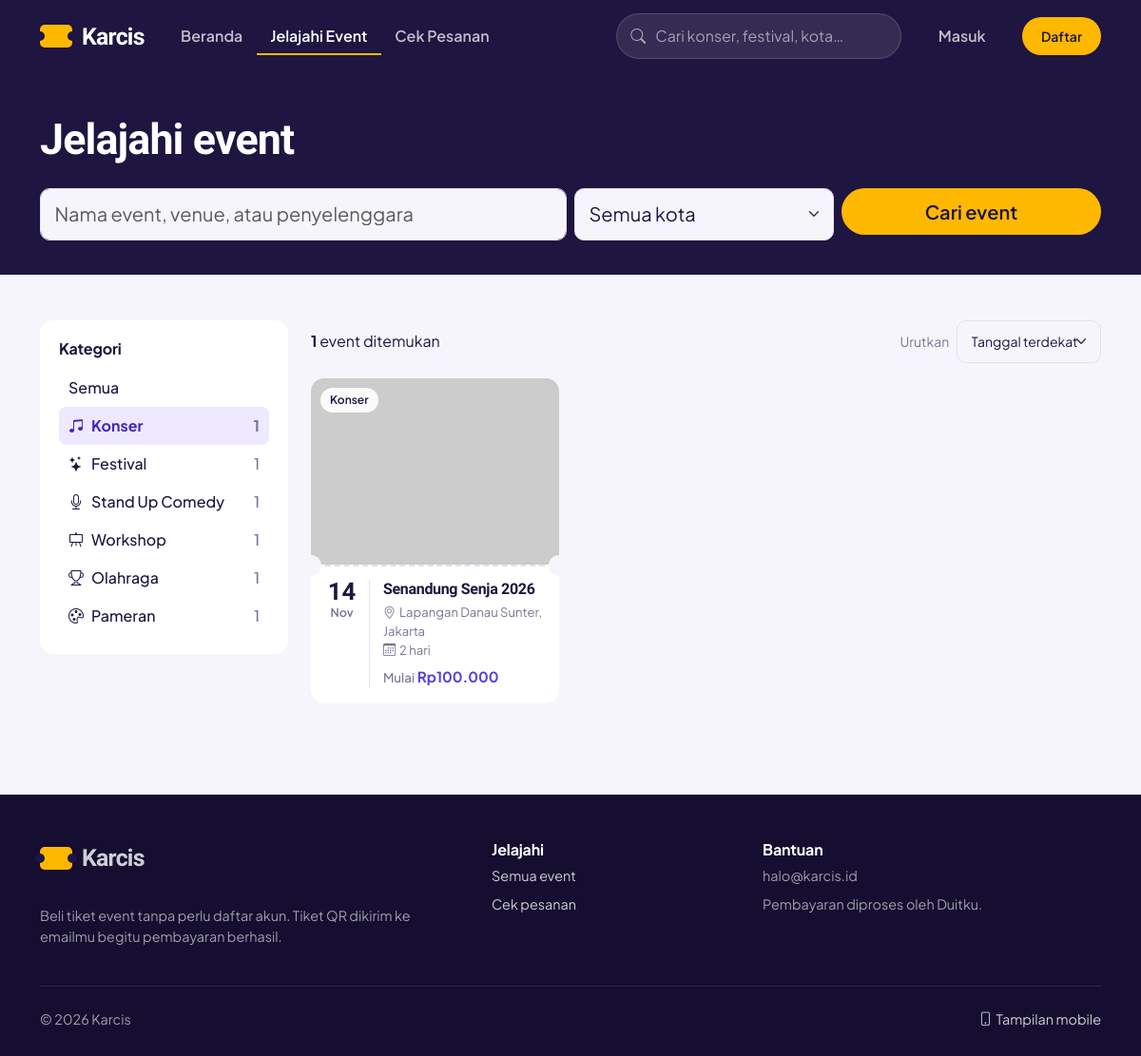
/explore?kategori=konser, run on the app's committed database.
### tables this page shows
CREATE TABLE categories (
  id INT UNSIGNED AUTO_INCREMENT PRIMARY KEY,
  name VARCHAR(80) NOT NULL,
  slug VARCHAR(90) NOT NULL UNIQUE,
  icon VARCHAR(40) NOT NULL DEFAULT 'bi-ticket-perforated'
);

CREATE TABLE events (
  id INT UNSIGNED AUTO_INCREMENT PRIMARY KEY,
  category_id INT UNSIGNED NOT NULL,
  title VARCHAR(160) NOT NULL,
  slug VARCHAR(180) NOT NULL UNIQUE,
  event_type VARCHAR(60) NOT NULL COMMENT 'Konser, Festival, Workshop, dsb',
  organizer VARCHAR(120) NOT NULL,
  short_desc VARCHAR(255) NOT NULL,
  description TEXT NOT NULL,
  banner VARCHAR(255) NOT NULL,
  thumbnail VARCHAR(255) NOT NULL,
  venue VARCHAR(160) NOT NULL,
  address VARCHAR(255) NOT NULL,
  city VARCHAR(80) NOT NULL,
  maps_url VARCHAR(255) NULL,
  start_date DATE NOT NULL,
  is_featured TINYINT(1) NOT NULL DEFAULT 0,
  status ENUM('draft','published','ended') NOT NULL DEFAULT 'published',
  created_at DATETIME NOT NULL DEFAULT CURRENT_TIMESTAMP,
  CONSTRAINT fk_event_cat FOREIGN KEY (category_id) REFERENCES categories(id)
);

### application/core/MY_Controller.php (called while the page is built, shortened)
<?php
class MY_Controller extends Base_Controller
{
    public $view_mode = 'desktop';
    public $user = NULL;
    public function __construct()
    {
        $this->load->model('User_model');
        $uid = (int) $this->session->userdata('user_id');
        $this->user = $uid ? $this->User_model->find($uid) : NULL;
        $forced = $this->session->userdata('view_mode');
        $this->view_mode = in_array($forced, array('desktop', 'mobile'), TRUE)
            ? $forced
            : ($this->agent->is_mobile() ? 'mobile' : 'desktop');
    }
    protected function render($view, $data = array(), $layout = 'main')
    {
        $data['app_name']  = $this->config->item('app_name');
        $data['view_mode'] = $this->view_mode;
        $data['user']      = $this->user;
        $data['title']     = isset($data['title']) ? $data['title'] . ' | ' . $data['app_name'] : $data['app_name'];
        $data['content']   = $this->load->view($this->view_mode . '/' . $view, $data, TRUE);
        $this->load->view($this->view_mode . '/layouts/' . $layout, $data);
    }
}

### application/controllers/Explore.php (called while the page is built, shortened)
<?php
class Explore extends MY_Controller
{
    public function index()
    {
        $filter = array(
            'q'        => trim((string) $this->input->get('q', TRUE)),
            'kategori' => (string) $this->input->get('kategori', TRUE),
            'kota'     => (string) $this->input->get('kota', TRUE),
            'sort'     => (string) $this->input->get('sort', TRUE),
        );
        $per_page = $this->view_mode === 'mobile' ? 8 : 12;
        $page     = max(1, (int) $this->input->get('page'));
        $total    = $this->Event_model->count_search($filter);
        $this->render('explore/index', array(
            'title'      => 'Jelajahi Event',
            'events'     => $this->Event_model->search($filter, $per_page, ($page - 1) * $per_page),
            'total'      => $total,
            'filter'     => $filter,
            'categories' => $this->Category_model->all_with_count(),
            'cities'     => $this->Event_model->cities(),
            'pages'      => $this->fmt->pages($total, $per_page, $page, $filter),
            'active_nav' => 'explore',
        ));
    }
}

### index.php (called while the page is built, shortened)
<?php
require_once BASEPATH.'core/CodeIgniter.php';

### application/models/Fmt_model.php (called while the page is built, shortened)
<?php
class Fmt_model extends CI_Model
{
    public function base($path = '')
    {
        return rtrim($this->config->base_url(), '/') . '/' . ltrim($path, '/');
    }
    public function url($uri = '')
    {
        return $this->config->site_url($uri);
    }
    public function rupiah($angka)
    {
        return 'Rp' . number_format((int) $angka, 0, ',', '.');
    }
    public function tgl_pendek($date)
    {
        $bulan = array(1=>'Jan','Feb','Mar','Apr','Mei','Jun','Jul','Agu','Sep','Okt','Nov','Des');
        $ts = strtotime($date);
        return array('d' => date('d', $ts), 'm' => $bulan[(int) date('n', $ts)], 'y' => date('Y', $ts));
    }
    public function img($path)
    {
        return preg_match('#^https?://#i', $path) ? $path : $this->base($path);
    }
}

### application/models/Category_model.php (called while the page is built, shortened)
<?php
class Category_model extends CI_Model
{
    public function all_with_count()
    {
        return $this->db->select("c.*, COUNT(e.id) AS total")
            ->from('categories c')
            ->join('events e', "e.category_id = c.id AND e.status = 'published'", 'left')
            ->group_by('c.id')->order_by('c.id')->get()->result();
    }
}

### application/models/Event_model.php (called while the page is built, shortened)
<?php
class Event_model extends CI_Model
{
    public function search(array $f, $limit, $offset)
    {
        $sort = isset($f['sort']) ? $f['sort'] : 'terdekat';
        if ($sort === 'terbaru') $this->db->order_by('e.created_at', 'DESC');
        elseif ($sort === 'az')  $this->db->order_by('e.title', 'ASC');
        else                     $this->db->order_by('e.start_date', 'ASC');
        return $this->db->limit($limit, $offset)->get()->result();
    }
    protected function apply_filter(array $f)
    {
        if ( ! empty($f['kategori'])) $this->db->where('c.slug', $f['kategori']);
    }
}

### application/views/desktop/explore/index.php (the view, shortened to what this page needs)
<?php defined('BASEPATH') OR exit('No direct script access allowed');
$qs = function ($over) use ($filter) { return $this->fmt->url('explore') . '?' . http_build_query(array_filter(array_merge($filter, $over))); };
?>
<section class="page-head">
  <div class="container">
    <h1>Jelajahi event</h1>
    <form class="row g-2 mt-3" method="get" action="<?= $this->fmt->url('explore') ?>">
      <div class="col-md-6"><input class="form-control form-control-lg" type="search" name="q" value="<?= html_escape($filter['q']) ?>" placeholder="Nama event, venue, atau penyelenggara"></div>
      <div class="col-md-3">
        <select class="form-select form-select-lg" name="kota" aria-label="Kota">
          <option value="">Semua kota</option>
        </select>
      </div>
      <div class="col-md-3"><button class="btn btn-sun btn-lg w-100">Cari event</button></div>
    </form>
  </div>
</section>
<div class="container py-5">
  <div class="row g-4">
    <aside class="col-lg-3">
      <div class="filter-card">
        <h6>Kategori</h6>
        <a class="cat-radio <?= ! $filter['kategori'] ? 'active' : '' ?>" href="<?= $qs(array('kategori' => '', 'page' => '')) ?>"><span>Semua</span></a>
        <?php foreach ($categories as $c): ?>
          <a class="cat-radio <?= $filter['kategori'] === $c->slug ? 'active' : '' ?>" href="<?= $qs(array('kategori' => $c->slug)) ?>">
            <span><i class="bi <?= html_escape($c->icon) ?> me-2"></i><?= html_escape($c->name) ?></span><span class="text-muted-k"><?= (int) $c->total ?></span>
          </a>
        <?php endforeach; ?>
      </div>
    </aside>
    <div class="col-lg-9">
      <div class="d-flex justify-content-between align-items-center mb-3">
        <div><strong><?= (int) $total ?></strong> event ditemukan<?= $filter['q'] ? ' untuk “' . html_escape($filter['q']) . '”' : '' ?></div>
        <form method="get" action="<?= $this->fmt->url('explore') ?>" class="d-flex align-items-center gap-2">
          <label for="sort" class="text-muted-k small text-nowrap">Urutkan</label>
          <select id="sort" name="sort" class="form-select form-select-sm" onchange="this.form.submit()">
            <option value="terdekat" <?= $filter['sort'] === 'terdekat' ? 'selected' : '' ?>>Tanggal terdekat</option>
          </select>
        </form>
      </div>
      <?php if ($events): ?>
      <div class="row g-4">
        <?php foreach ($events as $e): ?>
          <div class="col-xl-4 col-md-6"><?php $this->load->view('desktop/partials/event_card', array('e' => $e)); ?></div>
        <?php endforeach; ?>
      </div>
      <?php endif; ?>
    </div>
  </div>
</div>

### application/views/desktop/partials/event_card.php
<?php defined('BASEPATH') OR exit('No direct script access allowed'); $d = $this->fmt->tgl_pendek($e->start_date); ?>
<a class="stub" href="<?= $this->fmt->url('event/detail/' . $e->slug) ?>">
  <div class="stub-media">
    <img src="<?= html_escape($this->fmt->img($e->thumbnail)) ?>" alt="" loading="lazy">
    <span class="chip"><?= html_escape($e->category_name) ?></span>
  </div>
  <div class="stub-tear" aria-hidden="true"></div>
  <div class="stub-body">
    <div class="stub-date"><div class="d"><?= $d['d'] ?></div><div class="m"><?= $d['m'] ?></div></div>
    <div class="stub-info">
      <h3 class="stub-title"><?= html_escape($e->title) ?></h3>
      <div class="stub-meta"><i class="bi bi-geo-alt me-1"></i><?= html_escape($e->venue) ?>, <?= html_escape($e->city) ?></div>
      <?php if ($e->total_days > 1): ?><div class="stub-meta"><i class="bi bi-calendar3 me-1"></i><?= (int) $e->total_days ?> hari</div><?php endif; ?>
      <div class="stub-price"><small>Mulai</small> <?= $this->fmt->rupiah($e->min_price) ?></div>
    </div>
  </div>
</a>

### assets/css/base.css (style rules this page uses)
:root { --ink: #1E1540; --ink-soft: #4A4368; --muted: #7A7394; --paper: #F7F5FC; --card: #FFFFFF; --line: #E4DFF2; --plum: #5B3FD9; --plum-deep: #4329B8; --plum-tint: #EEE9FF; --sun: #FFB800; --sun-deep: #E5A200; --mint: #12966F; --mint-tint: #E3F6EF; --danger: #C8323B; --r-lg: 20px; --r-md: 14px; --r-sm: 10px; --font-display: "Bricolage Grotesque", "Plus Jakarta Sans", system-ui, sans-serif; --font-body: "Plus Jakarta Sans", system-ui, -apple-system, "Segoe UI", sans-serif; --bs-body-font-family: var(--font-body); --bs-body-color: var(--ink); --bs-body-bg: var(--paper); --bs-primary: var(--plum); --bs-primary-rgb: 91, 63, 217; --bs-link-color: var(--plum); --bs-link-hover-color: var(--plum-deep); --bs-border-color: var(--line); }
body { font-family: var(--font-body); color: var(--ink); background: var(--paper); -webkit-font-smoothing: antialiased; }
h1, h2, h3, .display-type { font-family: var(--font-display); letter-spacing: -0.02em; font-weight: 700; }
h4, h5, h6 { font-weight: 700; letter-spacing: -0.01em; }
a { color: var(--plum); text-decoration: none; }
.text-muted-k { color: var(--muted) !important; }
.btn { font-weight: 600; border-radius: 999px; padding: .6rem 1.25rem; }
.btn-sun { background: var(--sun); color: var(--ink); border: 0; }
.form-control, .form-select { border-radius: var(--r-sm); border-color: var(--line); padding: .7rem .9rem; }
.stub { --notch: 11px; --notch-bg: var(--paper); position: relative; display: flex; flex-direction: column; background: var(--card); border-radius: var(--r-md); color: var(--ink); height: 100%; isolation: isolate; }
.stub-media { position: relative; aspect-ratio: 4 / 3; border-radius: var(--r-md) var(--r-md) 0 0; overflow: hidden; background: var(--plum-tint); }
.stub-media img { width: 100%; height: 100%; object-fit: cover; transition: transform .35s ease; }
.stub-tear { position: relative; height: 0; border-top: 2px dashed var(--line); margin: 0 calc(var(--notch) + 4px); }
.stub-tear::before, .stub-tear::after { content: ""; position: absolute; top: calc(-1 * var(--notch) - 1px); width: calc(var(--notch) * 2); height: calc(var(--notch) * 2); border-radius: 50%; background: var(--notch-bg); }
.stub-tear::before { left: calc(-1 * (var(--notch) * 2 + 4px)); }
.stub-tear::after { right: calc(-1 * (var(--notch) * 2 + 4px)); }
.stub-body { padding: 14px 16px 16px; display: flex; gap: 14px; flex: 1; }
.stub-date { flex: 0 0 auto; text-align: center; min-width: 46px; padding-right: 12px; border-right: 1px solid var(--line); }
.stub-date .d { font-family: var(--font-display); font-size: 1.6rem; line-height: 1; font-weight: 700; }
.stub-date .m { font-size: .78rem; color: var(--muted); font-weight: 600; }
.stub-info { min-width: 0; display: flex; flex-direction: column; }
.stub-title { font-weight: 700; font-size: 1rem; line-height: 1.3; margin: 0 0 4px; display: -webkit-box; -webkit-line-clamp: 2; -webkit-box-orient: vertical; overflow: hidden; }
.stub-meta { font-size: .82rem; color: var(--muted); }
.stub-price { margin-top: auto; padding-top: 8px; font-weight: 700; color: var(--plum); font-size: .95rem; }
.stub-price small { color: var(--muted); font-weight: 500; }
.chip { display: inline-flex; align-items: center; gap: 6px; padding: 4px 10px; font-size: .75rem; font-weight: 600; border-radius: 999px; background: rgba(255,255,255,.92); color: var(--ink); }
.stub-media .chip { position: absolute; left: 10px; top: 10px; }

### assets/css/desktop.css (style rules this page uses)
.page-head { background: var(--ink); color: #fff; padding: 44px 0 36px; }
.page-head h1 { font-size: 2.8rem; margin: 0; }
.filter-card { background: #fff; border-radius: var(--r-md); padding: 20px; position: sticky; top: 20px; }
.filter-card h6 { margin-bottom: 12px; }
.cat-radio { display: flex; justify-content: space-between; padding: 8px 10px; border-radius: 8px; color: var(--ink); font-weight: 500; }
.cat-radio.active { background: var(--plum-tint); color: var(--plum-deep); font-weight: 700; }
.page-head h1 { font-size: clamp(1.8rem, 4.5vw, 2.8rem); }

### data on the page
categories: name "Konser", total "1"
categories: name "Festival", total "1"
categories: name "Stand Up Comedy", total "1"
categories: name "Workshop", total "1"
categories: name "Olahraga", total "1"
categories: name "Pameran", total "1"
events: category.name "Konser", start_date "14", start_date "Nov", title "Senandung Senja 2026", venue "Lapangan Danau Sunter", city "Jakarta", total_days "2", min_price "Rp100.000"

### other printed values
$app_name "Karcis"
$total "1"
$this->config->item('support_email') "halo@karcis.id"
